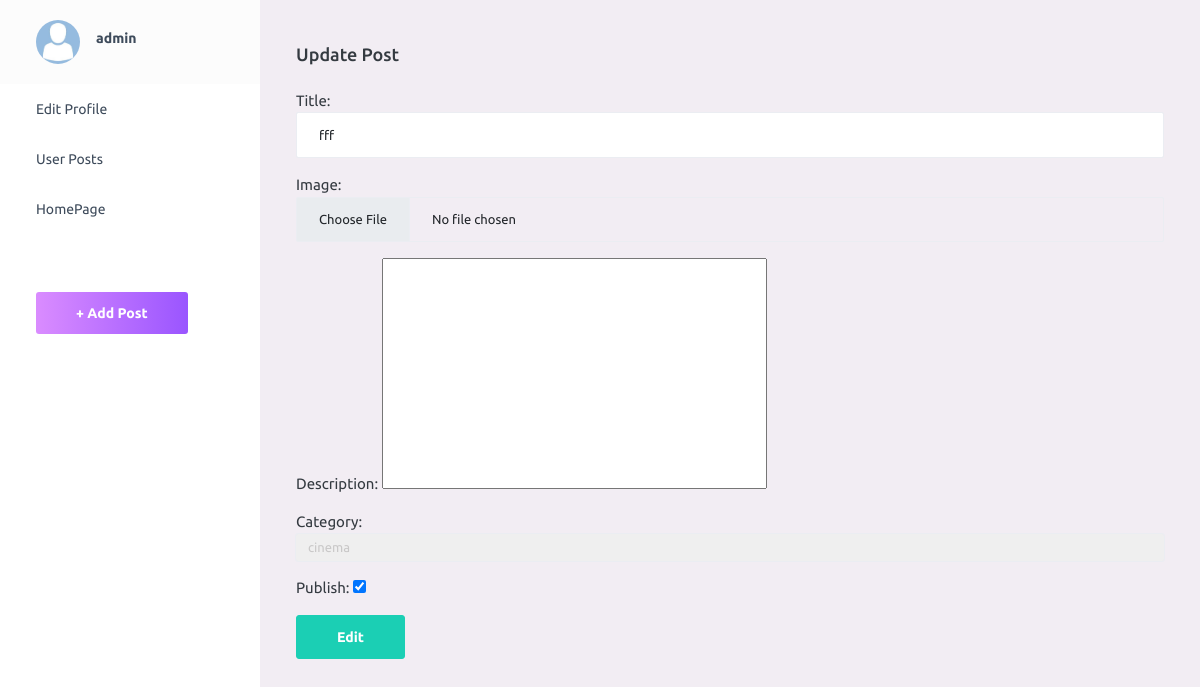
Screenshot of /blog/update/4/ (signed in) with the database file from the repository.
### accounts/models.py (models this page shows, shortened)
class Profile(models.Model):
    user = models.OneToOneField(User,on_delete=models.CASCADE,related_name='profile')
    phone_number = models.CharField(blank=True,max_length=13)
    image=models.ImageField(upload_to='profile/images',null=True,blank=True)

### blog/models.py (models this page shows, shortened)
class Blog(models.Model):
    user=models.ForeignKey(User,on_delete=models.CASCADE,related_name='user_blog')
    title=models.CharField(max_length=100)
    slug=models.SlugField(unique=True)
    created=models.DateTimeField(auto_now_add=True)
    updated=models.DateTimeField(auto_now=True)
    publish=models.BooleanField(default=False)
    image=models.ImageField(upload_to='blogs/',blank=True)
    description=RichTextUploadingField(null=True,blank=True)
    category=models.ForeignKey(Category,on_delete=models.CASCADE,related_name='categories',null=True)
    likes=models.ManyToManyField(User,related_name='userlike',)
    unlikes=models.ManyToManyField(User,related_name='userunlike',)
    class Meta:
        verbose_name = 'Blogs'
        verbose_name_plural = 'Blogs'

class Category(models.Model):
    title = models.CharField(max_length=50)
    slug = models.SlugField(max_length=50,unique=True)
    def __str__(self):
        return f'{self.title}'
    class Meta:
        verbose_name = 'Categories'
        verbose_name_plural = 'Categories'

### blog/views.py (the view)
# urls.py: path('update/<int:pk>/',UpdatePost.as_view(),name='update_post'),
class UpdatePost(UserLoginMixin,UserAccessMixin,UpdateView):
    model = Blog
    success_url = reverse_lazy('blog:user_post')
    template_name = 'blog/upatepost.html'
    form_class =UpdatePostForm
    def get_object(self,queryset=None):
        pk=self.kwargs['pk']
        query=Blog.objects.get(pk=pk)
        return query
    def get_context_data(self, **kwargs):
        context=super(UpdatePost, self).get_context_data(**kwargs)
        context['profile']=Profile.objects.get(user=self.request.user)
        return context

### blog/forms.py
class UpdatePostForm(forms.ModelForm):
    def __init__(self, *args, **kwargs):
        super(UpdatePostForm, self).__init__(*args, **kwargs)
        self.fields['title'].required = True
        self.fields['category'].required = True
    class Meta:
        model = Blog
        fields = ['title', 'image', 'description', 'category', 'publish']
        widgets = {
            'title': forms.TextInput(attrs={'class': 'form-control'}),
            'image': forms.FileInput(attrs={'class': 'form-control'}),
            'category': forms.Select(attrs={'class': 'form-control'}),
        }

### blog/mixins.py (called while the page is built)
    def dispatch(self, request,*args, **kwargs):
        if not request.user.is_authenticated:
            messages.error(request,'you must be logged in','danger')
            return redirect('accounts:login')
        return super(UserLoginMixin, self).dispatch(request,*args,**kwargs)

    def dispatch(self,request,pk, *args, **kwargs):
        blog=get_object_or_404(Blog,pk=pk)
        if request.user == blog.user:
            return super(UserAccessMixin, self).dispatch(request,*args,**kwargs)
        else:
            raise Http404('you dont have permission')

### blog/templates/blog/upatepost.html (shortened to what this page needs)
{% extends 'include/admin template/base.html' %}
{% block content %}
      <div class="container-fluid page-body-wrapper">
        <nav class="sidebar sidebar-offcanvas" id="sidebar">
          <ul class="nav">
            <li class="nav-item nav-profile">
              <a href="#" class="nav-link">
                <div class="nav-profile-image">
                    {% if profile.image %}
                        <img src="{{ profile.image.url }}" alt="profile">
                    {% else %}
                        <img src="/static/assets/images/profile/avatar.jpg">
                    {% endif %}
                </div>
                <div class="nav-profile-text d-flex flex-column">
                  <span class="font-weight-bold mb-2">{{ profile.user.username}}</span>
                </div>
              </a>
            </li>
            <li class="nav-item">
              <a class="nav-link" href="{% url 'accounts:upateprofile' profile.id %}">
                <span class="menu-title">Edit Profile </span>
              </a>
            </li>
            <li class="nav-item">
              <a class="nav-link" href="{% url 'blog:user_post' %}">
                <span class="menu-title">User Posts</span>
              </a>
            </li>
           <li class="nav-item">
              <a class="nav-link" href="{% url 'blog:Blogs' %}">
                <span class="menu-title">HomePage</span>
              </a>
            </li>
            <li class="nav-item sidebar-actions">
              <span class="nav-link">
                <a class="btn btn-gradient-primary mt-4 mr-2" href="{% url 'blog:create_post' %}">+ Add Post</a>
              </span>
            </li>
          </ul>
        </nav>
        <div class="main-panel">
          <div class="content-wrapper">
            <div class="page-header">
              <h3 class="page-title">
                <span class="bg-info-primary me-2">
                   Update Post
                </span>
              </h3>
            </div>
              <div class="row">
              <form method="post" enctype="multipart/form-data">
                {{ form.as_p }}
               <input type="submit" value="Edit" class="btn btn-success bnt-sm">
              </form>
          </div>
        </div>
      </div>
{% endblock %}

### rows the page displays
Profile: user.username "admin"
Blog: title "fff", category "cinema", publish "☑"
